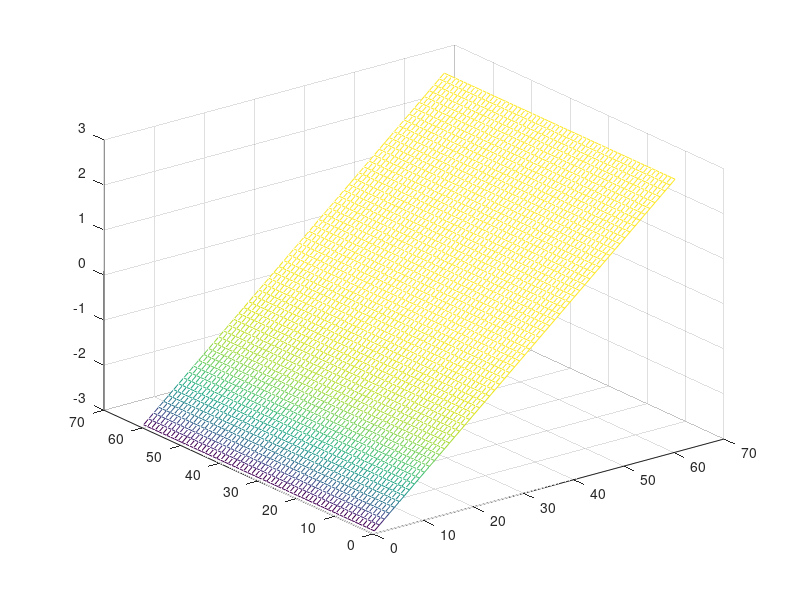

Recreate this plot in MATLAB.
T1_WM   = 0.88;
p_WM    = 80;
T1_GM   = 1.79;
p_GM    = 89;

x = -3:0.1:3;
y = -3:0.1:3;
[x,y] = meshgrid(x,y);

y = p_WM * [1 - exp(-x / T1_WM)] - p_GM * [1 - exp(-x / T1_GM)];

mesh(x,y);